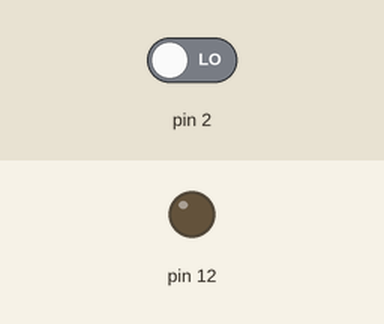
A sketch run on a simulated Arduino Uno, built with avr-gcc and run on an emulated ATmega328P. Shown: output pins drawn as LEDs (lit = HIGH). The test bench sets the inputs (shaded band); at power-on: pin 2 LOW.

Above: at 1.2 s.
1.3 s: pin 2 driven HIGH
At 2.3 s:
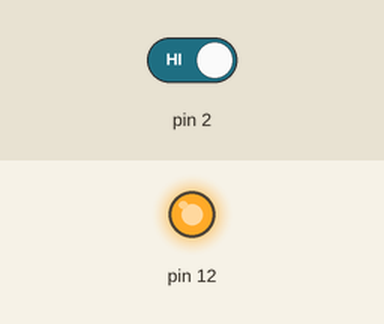
Timing chart, 0 to 4.3 s (numbered marks = the images above; inputs shaded):
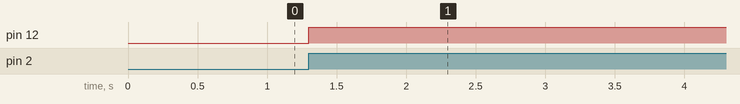

The sketch:

sketch_aug17a.ino
```cpp
#include<avr/io.h>
#include<util/delay.h>
int flag=0;

void setup() {
  // put your setup code here, to run once:
   DDRB |= 0x10;
   DDRD &= ~0x04;
   EICRA |= 0x03;
   EIMSK |= 0x01;
   sei();
}

void loop() {
   _delay_ms(1000);
}

ISR(INT0_vect)
{
  PORTB ^= 0x10;
}
```

Measured:
- after the input at 1.3 s, pin 12: LOW → HIGH at once
